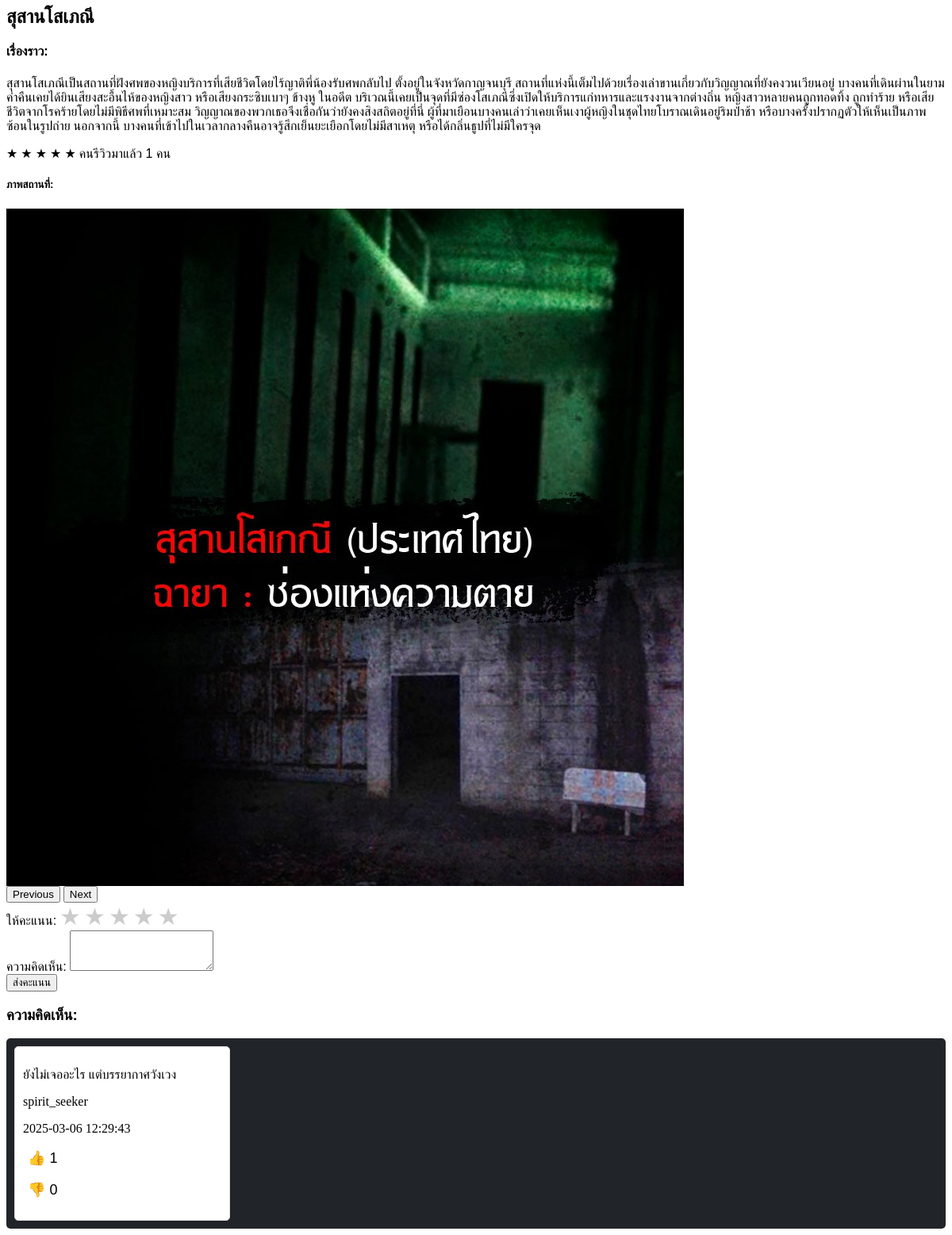
The app's page /get_place_info.php?place_id=2 with its own data.
### tables this page shows
CREATE TABLE `places` (
  `id` int(20) UNSIGNED NOT NULL,
  `name` varchar(255) NOT NULL,
  `latitude` decimal(10,8) DEFAULT NULL,
  `longitude` decimal(11,8) DEFAULT NULL,
  `story` text DEFAULT NULL,
  `created_at` timestamp NOT NULL DEFAULT current_timestamp()
);

CREATE TABLE `place_images` (
  `id` int(20) UNSIGNED NOT NULL,
  `place_id` int(20) UNSIGNED NOT NULL,
  `image_url` varchar(255) NOT NULL,
  `uploaded_at` timestamp NOT NULL DEFAULT current_timestamp()
);

CREATE TABLE `reviews` (
  `id` int(20) UNSIGNED NOT NULL,
  `user_id` int(20) UNSIGNED DEFAULT NULL,
  `place_id` int(20) UNSIGNED DEFAULT NULL,
  `rating` int(11) DEFAULT NULL CHECK (`rating` between 1 and 5),
  `comment` text DEFAULT NULL,
  `created_at` timestamp NOT NULL DEFAULT current_timestamp()
);

CREATE TABLE `users` (
  `id` int(20) UNSIGNED NOT NULL,
  `username` varchar(50) NOT NULL,
  `email` varchar(100) NOT NULL,
  `password` varchar(255) NOT NULL,
  `avatar` varchar(255) DEFAULT NULL,
  `role` enum('user','admin') DEFAULT 'user',
  `created_at` timestamp NOT NULL DEFAULT current_timestamp()
);

### get_place_info.php (the view, shortened to what this page needs)
<?php
$servername = "localhost";
$username = "root";
$password = "";
$dbname = "ghost_cool";
$conn = new mysqli($servername, $username, $password, $dbname);
$place_id = $_GET['place_id'];
$sql = "SELECT * FROM places WHERE id = $place_id";
$result = $conn->query($sql);
$place = $result->fetch_assoc();
$sql_reviews = "SELECT COUNT(*) AS review_count, AVG(rating) AS avg_rating FROM reviews WHERE place_id = $place_id";
$result_reviews = $conn->query($sql_reviews);
$reviews_data = $result_reviews->fetch_assoc();
$average_rating = round($reviews_data['avg_rating']);
$review_count = $reviews_data['review_count'];
$sql_images = "SELECT * FROM place_images WHERE place_id = $place_id";
$result_images = $conn->query($sql_images);
$sql_comments = "
    SELECT reviews.*, users.username
    FROM reviews
    JOIN users ON reviews.user_id = users.id
    WHERE reviews.place_id = $place_id
    ORDER BY reviews.created_at DESC";
$result_comments = $conn->query($sql_comments);
?>
<div class="place-info">
    <div class="left-column">
        <h2><?php echo $place['name']; ?></h2>
        <h4 style="font-family: 'Mitr', sans-serif">เรื่องราว:</h4>
        <p><?php echo $place['story']; ?></p>
        <div>
            <?php
            for ($i = 0; $i < $average_rating; $i++) { ?>
                <span class="text-warning">★</span>
            <?php }
            for ($i = $average_rating; $i < 5; $i++) { ?>
                <span class="text-muted">★</span>
            <?php } ?>
            <span style="font-family: 'Mitr', sans-serif">คนรีวิวมาแล้ว <?php echo $review_count; ?> คน</span>
        </div>
    </div>
    <div class="right-column">
        <h5 style="font-family: 'Mitr', sans-serif">ภาพสถานที่:</h5>
        <div id="carouselExample" class="carousel slide" data-bs-ride="carousel">
            <div class="carousel-inner">
                <?php if ($result_images->num_rows > 0): ?>
                    <?php $first = true; ?>
                    <?php while ($image_data = $result_images->fetch_assoc()): ?>
                        <div class="carousel-item <?php echo $first ? 'active' : ''; ?>">
                            <img src="<?php echo $image_data['image_url']; ?>" class="d-block w-100" alt="Place Image">
                        </div>
                        <?php $first = false; ?>
                    <?php endwhile; ?>
                <?php else: ?>
                    <div class="carousel-item active">
                        <img src="path/to/default-image.jpg" class="d-block w-100" alt="Default Image">
                    </div>
                <?php endif; ?>
            </div>
            <button class="carousel-control-prev" type="button" data-bs-target="#carouselExample" data-bs-slide="prev">
                <span class="visually-hidden">Previous</span>
            </button>
            <button class="carousel-control-next" type="button" data-bs-target="#carouselExample" data-bs-slide="next">
                <span class="visually-hidden">Next</span>
            </button>
        </div>
        <form method="POST" action="add_review.php">
            <div class="mb-3">
                <label for="rating" class="form-label" style="font-family: 'Mitr', sans-serif">ให้คะแนน:</label>
                <div class="star-rating">
                    <label for="star5" class="star">★</label>
                    <label for="star4" class="star">★</label>
                    <label for="star3" class="star">★</label>
                    <label for="star2" class="star">★</label>
                    <label for="star1" class="star">★</label>
                </div>
            </div>
            <div class="mb-3">
                <label for="comment" class="form-label" style="font-family: 'Mitr', sans-serif">ความคิดเห็น:</label>
                <textarea class="form-control" id="comment" name="comment" rows="3" required></textarea>
            </div>
            <button type="submit" class="btn btn-primary" style="font-family: 'Mitr', sans-serif">ส่งคะแนน</button>
        </form>
    </div>
</div>
<h3 style="font-family: 'Mitr', sans-serif">ความคิดเห็น:</h3>
<div class="review-container" id="reviewContainer">
    <div class="review-content" id="reviewContent">
        <?php if ($result_comments->num_rows > 0): ?>
            <?php while ($comment = $result_comments->fetch_assoc()): ?>
                <?php
                $review_id = $comment['id'];
                $sql_likes = "SELECT
                    SUM(CASE WHEN vote = 'like' THEN 1 ELSE 0 END) AS likes,
                    SUM(CASE WHEN vote = 'dislike' THEN 1 ELSE 0 END) AS dislikes
                    FROM review_votes WHERE review_id = $review_id";
                $result_likes = $conn->query($sql_likes);
                $likes_data = $result_likes->fetch_assoc();
                $likes_count = $likes_data['likes'] ?? 0;
                $dislikes_count = $likes_data['dislikes'] ?? 0;
                ?>
                <div class="review-card">
                    <p class="review-text"><?php echo $comment['comment']; ?></p>
                    <div class="review-user">
                        <div>
                            <p class="username"><?php echo $comment['username']; ?></p>
                            <p class="description"><?php echo $comment['created_at']; ?></p>
                        </div>
                    </div>
                    <form action="update_reaction.php" method="post">
                        <button type="submit" class="like-btn">
                            👍 <span><?php echo $likes_count; ?></span>
                        </button>
                    </form>
                    <form action="update_reaction.php" method="post">
                        <button type="submit" class="dislike-btn">
                            👎 <span><?php echo $dislikes_count; ?></span>
                        </button>
                    </form>
                </div>
            <?php endwhile; ?>
        <?php else: ?>
            <p style="color: white;" style="font-family: 'Mitr', sans-serif">ยังไม่มีความคิดเห็น</p>
        <?php endif; $conn->close();?>
    </div>
</div>

### get_place_info.php (style rules this page uses)
.star-rating { direction: rtl; display: inline-block; }
.star-rating label { font-size: 30px; color: #ccc; cursor: pointer; }
.review-container { display: flex; align-items: center; overflow-x: auto; padding: 10px; margin-top: 10px; background-color: rgb(33, 37, 41); border: 0px solid #ccc; border-radius: 5px; }
.review-content { display: flex; }
.review-card { min-width: 250px; margin-right: 10px; border: 1px solid #ddd; border-radius: 5px; padding: 10px; background-color: #fff; box-shadow: 0 2px 5px rgba(0, 0, 0, 0.1); }
.like-btn, .dislike-btn { border: none; background: none; cursor: pointer; font-size: 18px; margin-right: 10px; }

### records on screen
places: name "สุสานโสเภณี", story "สุสานโสเภณีเป็นสถานที่ฝังศพของหญิงบริการที่เสียชีวิตโดยไร้ญาติพี่น้องรับศพกลับไป ตั้งอยู่ในจังหวัดกาญจนบุรี สถานที่แห่งนี้เต็มไปด้วยเรื่องเล่าขานเกี่ยวกับวิญญาณที่ยังคงวนเวียนอยู่ บางคนที่เดินผ่านในยามค่ำคืนเคยได้ยินเสียงสะอื้นไห้ของหญิงสาว หรือเสียงกระซิบเบาๆ ข้างหู ในอดีต บริเวณนี้เคยเป็นจุดที่มีซ่องโสเภณีซึ่งเปิดให้บริการแก่ทหารและแรงงานจากต่างถิ่น หญิงสาวหลายคนถูกทอดทิ้ง ถูกทำร้าย หรือเสียชีวิตจากโรคร้ายโดยไม่มีพิธีศพที่เหมาะสม วิญญาณของพวกเธอจึงเชื่อกันว่ายังคงสิงสถิตอยู่ที่นี่ ผู้ที่มาเยือนบางคนเล่าว่าเคยเห็นเงาผู้หญิงในชุดไทยโบราณเดินอยู่ริมป่าช้า หรือบางครั้งปรากฏตัวให้เห็นเป็นภาพซ้อนในรูปถ่าย นอกจากนี้ บางคนที่เข้าไปในเวลากลางคืนอาจรู้สึกเย็นยะเยือกโดยไม่มีสาเหตุ…"
place_images: image_url (picture)
reviews: comment "ยังไม่เจออะไร แต่บรรยากาศวังเวง", user.username "spirit_seeker", created_at "2025-03-06 12:29:43", likes_count "1", dislikes_count "0"

### other values on screen
$review_count "1"
